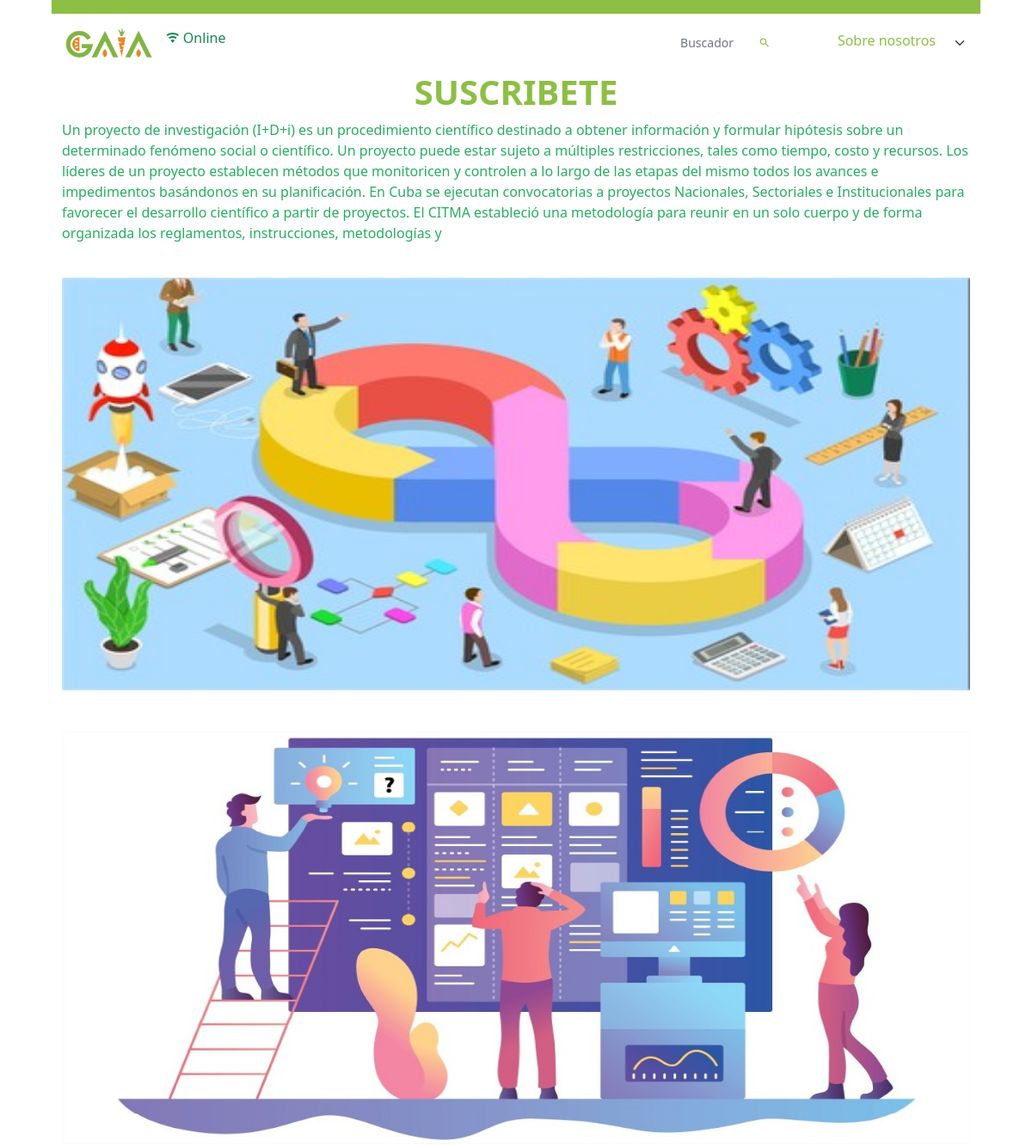
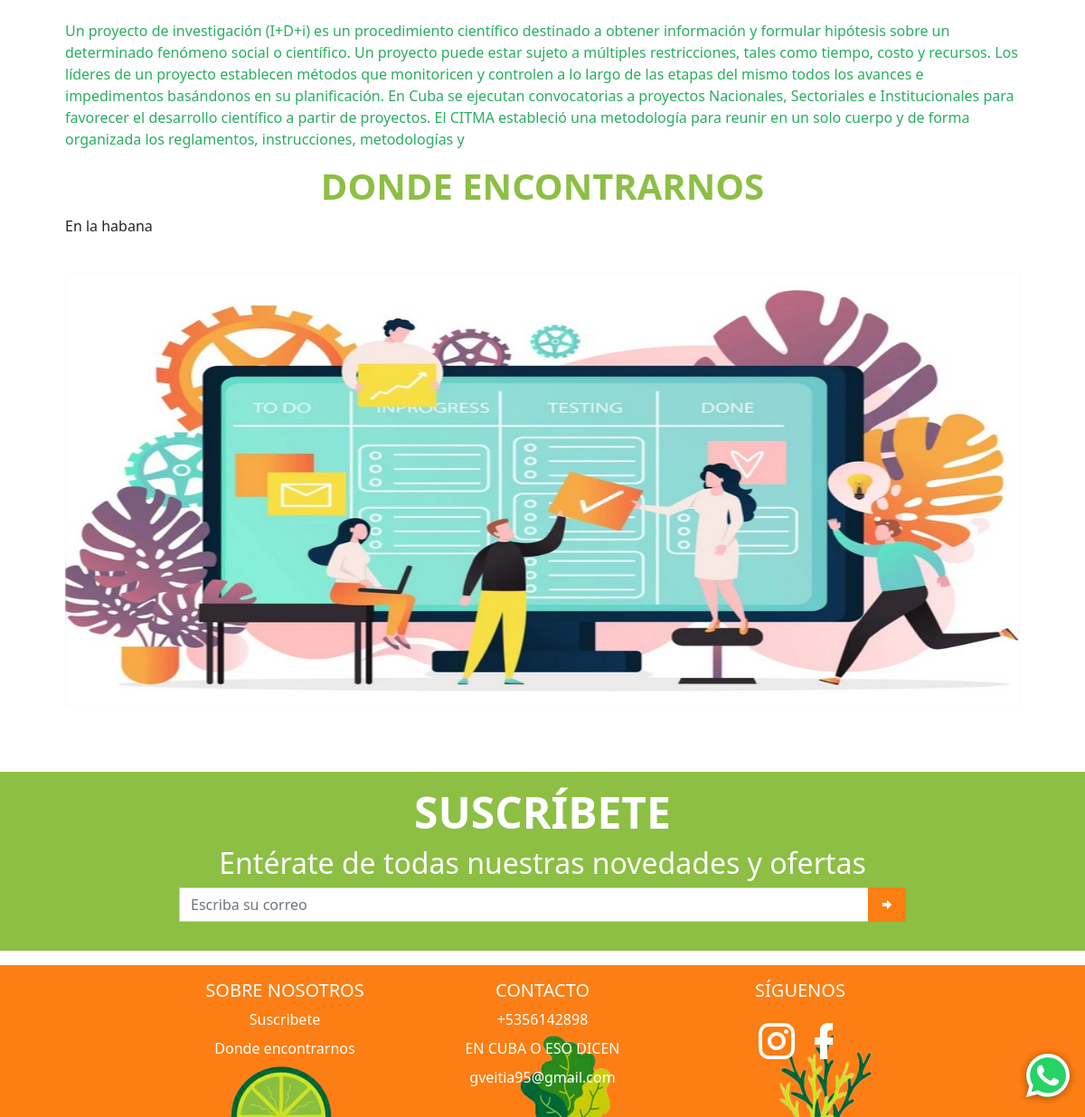
The app's page /info/ with its own data (2 pictures, top to bottom).
### app_main/models.py (models this page shows, shortened)
class GeneralData(models.Model):
    logo = models.ImageField(upload_to='datos_generales/logo', verbose_name='Logo')
    img_principal = models.ImageField(upload_to='datos_generales/img_principal', verbose_name='Imagen Principal')
    enterprise_name = models.CharField(max_length=100, verbose_name='Nombre de la empresa')
    enterprise_address = models.CharField(max_length=100, verbose_name='Dirección de la empresa', null=True, blank=True)
    taza_cambio = models.FloatField('Taza de cambio', validators=[MinValueValidator(0, 'Debe ser mayor que cero')],
                                    help_text='Valor del Euro en CUP')
    tropipay_impuesto = models.FloatField('Impuesto de Tropipay', default=3.45,
                                          help_text='Porciento del total de la orden aumentado',
                                          validators=[MinValueValidator(0, 'Debe ser mayor que cero')])
    email = models.EmailField('Correo', unique=True,
                              error_messages={'unique': 'Este correo ya existe'})
    phone_number = models.CharField(validators=[phone_regex], max_length=17, unique=True, error_messages={
        'unique': 'Ya este teléfono está registrado'
    }, verbose_name='Celular', null=True, blank=True)
    facebook = models.URLField(verbose_name='Link de Facebook', null=True, blank=True)
    instagram = models.URLField(verbose_name='Link de Instagram', null=True, blank=True)
    def logo_tag(self):
        if self.logo:
            return mark_safe(f'<img src="{self.logo.url}" class="agrandar" width="45" height="45" />')
        return mark_safe(f'<img src="{STATIC_URL}img/empty.png" class="agrandar" width="45" height="45" />')
    logo_tag.short_description = 'Logo'
    def logo_link(self):
        return mark_safe(f'<a href="{self.logo.url}"> {self.logo_tag()}</a>')
    logo_link.short_description = 'Logo'
    def img_principal_tag(self):
        if self.logo:
            return mark_safe(f'<img src="{self.img_principal.url}" class="agrandar" height="45" />')
        return mark_safe(f'<img src="{STATIC_URL}img/empty.png" class="agrandar" width="45" height="45" />')
    img_principal_tag.short_description = 'Img principal'
    def img_principal_link(self):
        return mark_safe(f'<a href="{self.img_principal.url}"> {self.img_principal_tag()}</a>')
    img_principal_link.short_description = 'Img principal'
    class Meta:
        verbose_name = 'Datos Generales'
        verbose_name_plural = verbose_name

class InfoUtil(models.Model):
    title = models.CharField('Título', max_length=100, null=True, blank=True)
    class Meta:
        verbose_name = 'Información útil'
        verbose_name_plural = 'Informaciones útiles'

class ContenidoInfo(models.Model):
    text = RichTextField("Contenido", null=True, blank=True)
    image = models.ImageField('Imagen', null=True, blank=True, upload_to='info/')
    info = models.ForeignKey(InfoUtil, on_delete=models.CASCADE)
    def text_tag(self):
        return mark_safe(self.text)
    def image_tag(self):
        if self.image:
            return mark_safe(f'<img src="{self.image.url}" alt="" width="80" height="50">')
        else:
            return mark_safe(f'<img src="{STATIC_URL}/img/empty.png" alt="" width="80" height="50">')
    text_tag.short_description = 'Texto'
    image_tag.short_description = 'Vista previa'

### app_main/views.py (the view)
# urls.py: path('info/', InfoView.as_view(), name='info'),
class InfoView(generic.ListView, BaseView):
    template_name = 'info.html'
    model = InfoUtil
    def get_queryset(self):
        qs = super(InfoView, self).get_queryset()
        qs = qs.filter(title__icontains=self.request.GET.get('search', ''))
        return qs
    def get_context_data(self, *, object_list=None, **kwargs):
        context = super().get_context_data()
        context.update(self.get_my_context_data())
        context['title'] = 'Informaciones'
        context['index_url'] = reverse_lazy('index-cup')
        context['categories'] = sorted(Category.objects.filter(product__isnull=False, destacado=True).distinct(),
                                       key=lambda cat: cat.get_prods_count, reverse=True)[0:4]
        return context

### app_cart/cart.py (called while the page is built)
    def all(self, ):
        return list(self.session[settings.CART_SESSION_ID].values())

### app_main/models.py (called while the page is built)
    @property
    def get_prods_count(self):
        return self.product_set.count() if self.product_set.exists() else 0

### app_main/templates/info.html (shortened to what this page needs)
{% extends 'startpage.html' %}
{% load static %}
{% block navbar %}
    <nav class="navbar bg-semi-success"></nav>
    <nav class="navbar bg-white navbar-expand-sm">
        <ul class="navbar-nav">
            <li class="nav-item">
                <div class="nav-link">
                    <a href="{{ index_url }}"><img
                            src="{% if business.img_principal %} {{ business.img_principal.url }} {% else %} {% static logo %} {% endif %}"
                            class="ps-2" alt="gaia" height="35"></a>
                </div>
            </li>
            <li class="nav-item">
                <a class="nav-link">
                    <span id="on-off" class="fs-6 rounded-pill"></span>
                </a>
            </li>
        </ul>
        <ul class="navbar-nav ms-auto ">
            <li class="nav-item">
                <div class="nav-link">
                    <form action="{% url 'info' %}">
                        <div class="input-group input-group-sm pe-2">
                            <input type="search" class="form-control text-end border-0 rounded-0 ps-0"
                                   placeholder="Buscador"
                                   aria-label="Example text with button addon"
                                   aria-describedby="button-addon1" name="search">
                            <button class="btn border-0" type="submit" id="button-addon1"><i
                                    class="mdi mdi-magnify text-semi-success"></i></button>
                        </div>
                    </form>
                </div>
            </li>
            <li class="nav-item pe-1 py-1">
                <select class="form-select custom-select h-100 pt-0 text-end border-0 pe-5 text-semi-success"
                        id="select-info">
                    <option selected disabled>Sobre nosotros</option>
                </select>
            </li>
        </ul>
    </nav>
{% endblock %}
{% block content %}
    <div class=" mx-auto">
        {% for object in object_list %}
            {% if object.contenidoinfo_set.exists %}
                <div class="info mb-2 rounded-0" id="{{ object.id }}">
                    <div class="card-body">
                        <h1 class="text-center text-semi-success text-uppercase display-6 fw-bold user-select-none">{{ object.title }}</h1>
                        {% for obj in object.contenidoinfo_set.all %}
                            {% if obj.text %}
                                {{ obj.text|safe }}
                            {% endif %}
                            {% if obj.image %}
                                <div class="py-4">
                                    <img src="{{ obj.image.url }}" class="d-block w-100 rounded-0 border-0 img-carousel"
                                         alt="...">
                                </div>
                            {% endif %}
                        {% endfor %}
                    </div>
                </div>
            {% endif %}
        {% endfor %}
    </div>
{% endblock %}

### templates/footer.html (shortened to what this page needs)
{% load static %}
<footer class="bd-footer mt-5 bg-semi-success">
    <div class="mx-auto py-3 w-75 px-md-5 px-0">
        <h1 class="text-center text-white text-uppercase display-5 fw-bold user-select-none">suscríbete</h1>
        <h2 class="text-white text-center ">Entérate de todas nuestras novedades y ofertas</h2>
        <form action="{% url 'suscriptor' %}" method="post" id="suscriptor-form">
            <div class="input-group mb-3">
                <input type="email" name="email" class="form-control rounded-0" placeholder="Escriba su correo"
                       aria-label="Recipient's username" required aria-describedby="button-addon2"
                       id="suscriptor-email">
                <button class="btn bg-orange rounded-0" type="submit" id="button-addon2"><i
                        class="mdi mdi-arrow-right-bold"></i>
                </button>
            </div>
        </form>
    </div>
</footer>
<footer class="bd-footer mt-3 bg-orange footer-2">
    <div class="container pt-3">
        <div class="row justify-content-center text-center">
            <div class="col-6 col-md-3  mb-3">
                <h5>SOBRE NOSOTROS</h5>
                <ul class="list-unstyled">
                    {% for info in infoUtil_list %}
                        {% if info.contenidoinfo_set.exists %}
                            <li class="mb-2"><a href="{% url 'info' %}#{{ info.id }}"
                                                class="text-decoration-none text-white">{{ info.title }}</a></li>
                        {% endif %}
                    {% endfor %}
                </ul>
            </div>
            <div class="col-6 col-md-3  mb-3">
                <h5>CONTACTO</h5>
                <ul class="list-unstyled">
                    <li class="mb-2"><a href="tel:{{ business.phone_number }}"
                                        class="text-decoration-none text-white">{{ business.phone_number }}</a>
                    </li>
                    <li class="mb-2"><a href="{{ business.enterprise_address }}"
                                        class="text-decoration-none text-white">{{ business.enterprise_address }}</a>
                    </li>
                    <li class="mb-2"><a href="mailto:{{ business.email }}"
                                        class="text-decoration-none text-white">{{ business.email }}</a></li>
                </ul>
            </div>
            <div class="col-6 col-md-3 mb-3">
                <h5>SÍGUENOS</h5>
                <div>
                    <a href="{{ business.instagram }}"><i class="mdi mdi-instagram mdi-48px text-white"></i></a>
                    <a href="{{ business.facebook }}"><i class="mdi mdi-facebook mdi-48px text-white"></i></a>
                </div>
            </div>
        </div>
    </div>
</footer>

### static/css/custom_styles.css (style rules this page uses)
.bg-semi-success { background-color: #8cbf44; }
.text-semi-success { color: #8cbf44; }
.bg-orange { background-color: #fd7e14 !important; border-color: #fd7e14; color: #fff }
@media only screen and (min-width: 350px) { .img-carousel { height: 30vh !important; } }
@media only screen and (min-width: 600px) { .img-carousel { height: 40vh !important; } }
@media only screen and (min-width: 800px) { .img-carousel { height: 50vh !important; } }
@media only screen and (min-width: 1000px) { .img-carousel { height: 60vh !important; } }
.footer-2 { background-image: url("/static/img/footer3.png"); background-size: contain !important; background-position: bottom !important; background-repeat: no-repeat !important; }

### records on screen
GeneralData: img_principal (picture), phone_number "+5356142898", enterprise_address "EN CUBA O ESO DICEN", email "gveitia95@gmail.com"
InfoUtil: title "SUSCRIBETE", title "Suscribete"
ContenidoInfo: text "Un proyecto de investigación (I+D+i) es un procedimiento científico destinado a obtener información y formular hipótesis sobre un determinado fenómeno social o científico. Un proyecto puede estar sujeto a múltiples restricciones, tales como tiempo, costo y recursos. Los líderes de un proyecto establecen métodos que monitoricen y controlen a lo largo de las etapas del mismo todos los avances e impedimentos basándonos en su planificación. En Cuba se ejecutan convocatorias a proyectos Nacionales, Sectoriales e Institucionales para favorecer el desarrollo científico a partir de proyectos. El CITMA estableció una metodología para reunir en un solo cuerpo y de forma organizada los reglamentos,…", image (picture)
ContenidoInfo: image (picture)
ContenidoInfo: text "Un proyecto de investigación (I+D+i) es un procedimiento científico destinado a obtener información y formular hipótesis sobre un determinado fenómeno social o científico. Un proyecto puede estar sujeto a múltiples restricciones, tales como tiempo, costo y recursos. Los líderes de un proyecto establecen métodos que monitoricen y controlen a lo largo de las etapas del mismo todos los avances e impedimentos basándonos en su planificación. En Cuba se ejecutan convocatorias a proyectos Nacionales, Sectoriales e Institucionales para favorecer el desarrollo científico a partir de proyectos. El CITMA estableció una metodología para reunir en un solo cuerpo y de forma organizada los reglamentos,…"
InfoUtil: title "DONDE ENCONTRARNOS", title "Donde encontrarnos"
ContenidoInfo: text "En la habana", image (picture)
